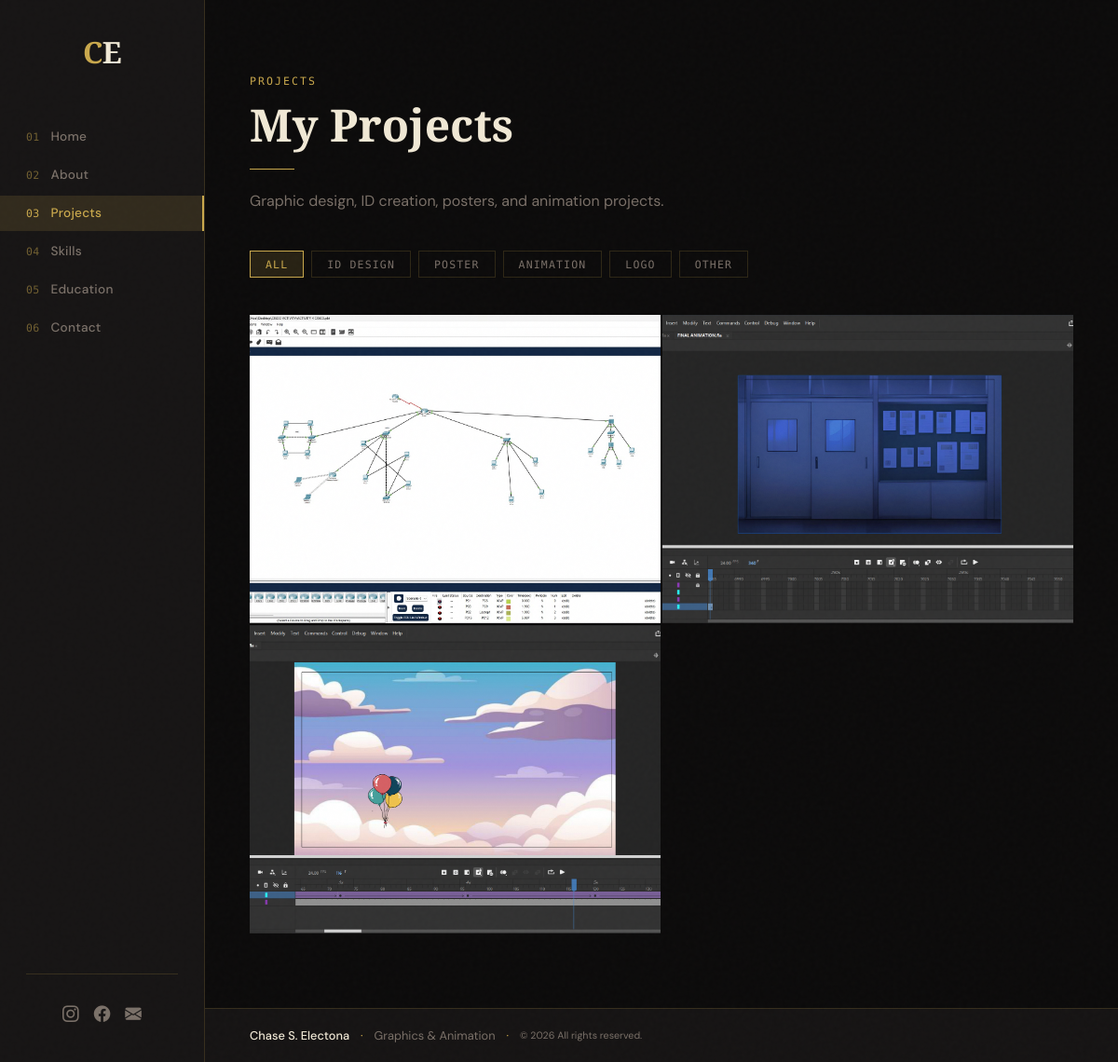
/projects/, run on the app's committed database.
### portfolio/models.py (models this page shows, shortened)
class Project(models.Model):
    WORK_TYPE_CHOICES = [
        ('id_design', 'ID Design'),
        ('poster', 'Poster'),
        ('animation', 'Animation'),
        ('logo', 'Logo'),
        ('other', 'Other'),
    ]
    title = models.CharField(max_length=200)
    description = models.TextField()
    work_type = models.CharField(max_length=20, choices=WORK_TYPE_CHOICES, default='poster')
    tools_used = models.CharField(max_length=300, help_text='Comma-separated list of tools (e.g. Adobe Illustrator, Photoshop)')
    behance_link = models.URLField(blank=True)
    image = models.ImageField(upload_to='works/', blank=True, null=True)
    order = models.IntegerField(default=0)
    featured = models.BooleanField(default=False)
    def get_tools_list(self):
        return [t.strip() for t in self.tools_used.split(',')]
    class Meta:
        ordering = ['order', 'title']

class Profile(models.Model):
    name = models.CharField(max_length=100)
    tagline = models.CharField(max_length=200)
    about = models.TextField()
    career_goals = models.TextField()
    email = models.EmailField()
    behance = models.URLField(blank=True)
    instagram = models.URLField(blank=True)
    facebook = models.URLField(blank=True)
    photo = models.ImageField(upload_to='profile/', blank=True, null=True)
    class Meta:
        verbose_name = 'Profile'

### portfolio/views.py (the view)
# urls.py: path('projects/',     views.projects,     name='projects'),
def projects(request):
    profile = get_profile()
    filter_type = request.GET.get('type', '')
    all_projects = Project.objects.all()
    if filter_type:
        all_projects = all_projects.filter(work_type=filter_type)
    work_types = Project.WORK_TYPE_CHOICES
    return render(request, 'portfolio/projects.html', {
        'profile': profile,
        'projects': all_projects,
        'work_types': work_types,
        'active_filter': filter_type,
    })

### portfolio/views.py (called while the page is built)
def get_profile():
    return Profile.objects.first()

### portfolio/templates/portfolio/projects.html (shortened to what this page needs)
{% extends 'portfolio/base.html' %}
{% block content %}
<section class="page-section">
  <div class="section-eyebrow">Projects</div>
  <h1 class="section-title">My Projects</h1>
  <div class="divider-line"></div>
  <p class="section-subtitle">Graphic design, ID creation, posters, and animation projects.</p>
  <div class="filter-bar" style="margin-top:2.5rem;">
    <a href="{% url 'projects' %}" class="filter-btn {% if not active_filter %}active{% endif %}">All</a>
    {% for val, label in work_types %}
    <a href="{% url 'projects' %}?type={{ val }}" class="filter-btn {% if active_filter == val %}active{% endif %}">{{ label }}</a>
    {% endfor %}
  </div>
  <div class="works-list">
    {% for project in projects %}
    <div class="work-card" style="aspect-ratio:4/3;">
      {% if project.image %}
        <img src="{{ project.image.url }}" alt="{{ project.title }}" />
      {% endif %}
    </div>
    {% empty %}
    <div style="color:var(--text-muted);font-style:italic;padding:3rem 0;">No projects added yet. Add them from the admin panel.</div>
    {% endfor %}
  </div>
</section>
{% endblock %}

### portfolio/templates/portfolio/base.html (shortened to what this page needs)
<!DOCTYPE html>
<html lang="en">
<head>
  <link href="https://cdn.jsdelivr.net/npm/bootstrap-icons@1.11.3/font/bootstrap-icons.css" rel="stylesheet" />
  {% load static %}
  <link rel="stylesheet" href="{% static 'portfolio/css/style.css' %}" />
</head>
<body>
<nav class="sidenav" id="sideNav">
  <div class="sidenav-logo">
    <a href="{% url 'home' %}" class="logo-mark">
      <span class="logo-c">C</span><span class="logo-e">E</span>
    </a>
  </div>
  <ul class="sidenav-links">
    <li><a href="{% url 'home' %}" class="nav-link {% if request.resolver_match.url_name == 'home' %}active{% endif %}"><span class="nav-num">01</span><span class="nav-label">Home</span></a></li>
    <li><a href="{% url 'about' %}" class="nav-link {% if request.resolver_match.url_name == 'about' %}active{% endif %}"><span class="nav-num">02</span><span class="nav-label">About</span></a></li>
    <li><a href="{% url 'projects' %}" class="nav-link {% if request.resolver_match.url_name == 'projects' %}active{% endif %}"><span class="nav-num">03</span><span class="nav-label">Projects</span></a></li>
    <li><a href="{% url 'skills' %}" class="nav-link {% if request.resolver_match.url_name == 'skills' %}active{% endif %}"><span class="nav-num">04</span><span class="nav-label">Skills</span></a></li>
    <li><a href="{% url 'education' %}" class="nav-link {% if request.resolver_match.url_name == 'education' %}active{% endif %}"><span class="nav-num">05</span><span class="nav-label">Education</span></a></li>
    <li><a href="{% url 'contact' %}" class="nav-link {% if request.resolver_match.url_name == 'contact' %}active{% endif %}"><span class="nav-num">06</span><span class="nav-label">Contact</span></a></li>
  </ul>
  <div class="sidenav-socials">
    {% if profile and profile.instagram %}<a href="{{ profile.instagram }}" target="_blank" title="Instagram"><i class="bi bi-instagram"></i></a>{% endif %}
    {% if profile and profile.facebook %}<a href="{{ profile.facebook }}" target="_blank" title="Facebook"><i class="bi bi-facebook"></i></a>{% endif %}
    {% if profile and profile.email %}<a href="mailto:{{ profile.email }}" title="Email"><i class="bi bi-envelope-fill"></i></a>{% endif %}
  </div>
</nav>
<main class="main-content">
  {% block content %}{% endblock %}
</main>
<footer class="site-footer">
  <div class="footer-inner">
    <span class="footer-name">{% if profile %}{{ profile.name }}{% else %}Chase S. Electona{% endif %}</span>
    <span class="footer-sep">·</span>
    <span class="footer-craft">Graphics &amp; Animation</span>
    <span class="footer-sep">·</span>
    <small>&copy; {% now "Y" %} All rights reserved.</small>
  </div>
</footer>
{% load static %}
</body>
</html>

### portfolio/static/portfolio/css/style.css (style rules this page uses)
:root { --ink: #0c0b0b; --ink2: #161414; --ink3: #201e1e; --gold: #c9a84c; --gold-light: #e0c06a; --gold-dim: rgba(201,168,76,0.15); --cream: #f0e8d5; --text: #d4ccc0; --text-muted: #7a7068; --border: rgba(201,168,76,0.18); --sidenav-w: 220px; --font-serif: 'Cormorant Garamond', Georgia, serif; --font-sans: 'DM Sans', sans-serif; --font-mono: 'DM Mono', monospace; }
*, *::before, *::after { box-sizing: border-box; margin: 0; padding: 0; }
html { scroll-behavior: smooth; }
body { font-family: var(--font-sans); background: var(--ink); color: var(--text); min-height: 100vh; overflow-x: hidden; }
.sidenav { position: fixed; left: 0; top: 0; bottom: 0; width: var(--sidenav-w); background: var(--ink2); border-right: 1px solid var(--border); display: flex; flex-direction: column; align-items: center; padding: 2.5rem 0; z-index: 200; }
.sidenav-logo { margin-bottom: 3.5rem; }
.logo-mark { display: block; text-decoration: none; font-family: var(--font-serif); font-size: 2rem; font-weight: 700; letter-spacing: -.02em; line-height: 1; }
.logo-c { color: var(--gold); }
.logo-e { color: var(--cream); }
.sidenav-links { list-style: none; width: 100%; display: flex; flex-direction: column; gap: .2rem; flex: 1; }
.sidenav-links .nav-link { display: flex; align-items: center; gap: .75rem; padding: .65rem 1.75rem; text-decoration: none; color: var(--text-muted); transition: color .25s, background .25s; border-right: 2px solid transparent; font-size: .85rem; letter-spacing: .02em; }
.nav-num { font-family: var(--font-mono); font-size: .72rem; color: var(--gold); opacity: .5; transition: opacity .25s; }
.nav-label { font-weight: 500; }
.sidenav-links .nav-link.active { color: var(--gold); background: var(--gold-dim); border-right-color: var(--gold); }
.sidenav-links .nav-link.active .nav-num { opacity: 1; }
.sidenav-socials { display: flex; gap: 1rem; padding-top: 2rem; border-top: 1px solid var(--border); width: calc(100% - 3.5rem); justify-content: center; }
.sidenav-socials a { color: var(--text-muted); font-size: 1.1rem; text-decoration: none; transition: color .2s; }
.main-content { margin-left: var(--sidenav-w); min-height: 100vh; display: flex; flex-direction: column; }
.site-footer { margin-left: var(--sidenav-w); border-top: 1px solid var(--border); padding: 1.25rem 3rem; background: var(--ink2); }
.footer-inner { display: flex; align-items: center; gap: .75rem; font-size: .8rem; color: var(--text-muted); flex-wrap: wrap; }
.footer-name { color: var(--cream); font-weight: 500; }
.footer-sep { color: var(--gold); }
.page-section { padding: 5rem 3rem; }
.section-eyebrow { font-family: var(--font-mono); font-size: .72rem; color: var(--gold); letter-spacing: .18em; text-transform: uppercase; margin-bottom: .75rem; }
.section-title { font-family: var(--font-serif); font-size: clamp(2.2rem, 4vw, 3.5rem); font-weight: 600; color: var(--cream); line-height: 1.15; margin-bottom: 1.25rem; }
.section-subtitle { font-size: 1rem; color: var(--text-muted); max-width: 540px; line-height: 1.7; }
.divider-line { width: 48px; height: 1px; background: var(--gold); margin-bottom: 1.25rem; }
.work-card { position: relative; background: var(--ink2); overflow: hidden; aspect-ratio: 4/3; cursor: pointer; }
.work-card img { width: 100%; height: 100%; object-fit: cover; transition: transform .5s ease, filter .5s ease; filter: grayscale(20%); }
.filter-bar { display: flex; gap: .5rem; flex-wrap: wrap; margin-bottom: 2.5rem; }
.filter-btn { font-family: var(--font-mono); font-size: .72rem; letter-spacing: .1em; text-transform: uppercase; padding: .4rem 1rem; background: transparent; border: 1px solid var(--border); color: var(--text-muted); cursor: pointer; text-decoration: none; transition: all .2s; }
.filter-btn:hover, .filter-btn.active { border-color: var(--gold); color: var(--gold); background: var(--gold-dim); }
.works-list { display: grid; grid-template-columns: repeat(auto-fill, minmax(320px, 1fr)); gap: 2px; }

### data on the page
Project: image (picture)
Project: image (picture)
Project: image (picture)
Profile: name "Chase S. Electona"

### other printed values
{{ label }} "ID DESIGN" "POSTER" "ANIMATION" "LOGO" "OTHER"
